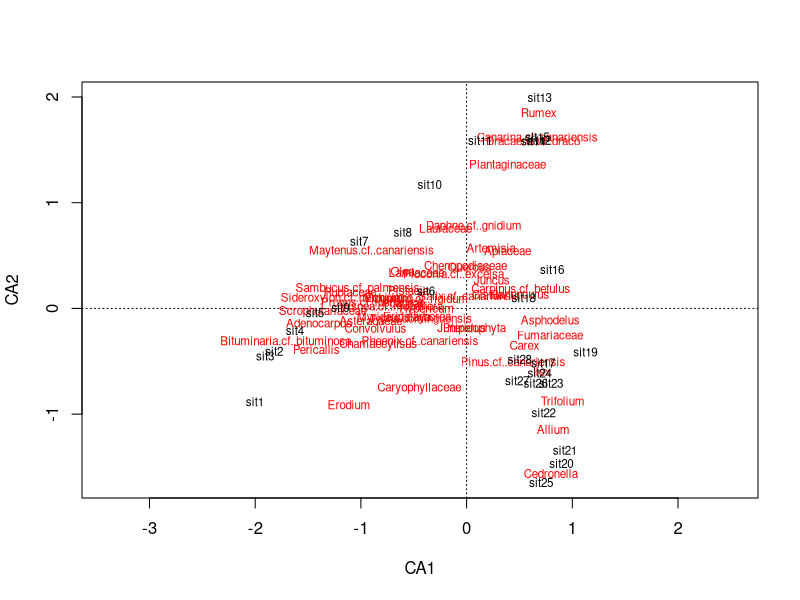
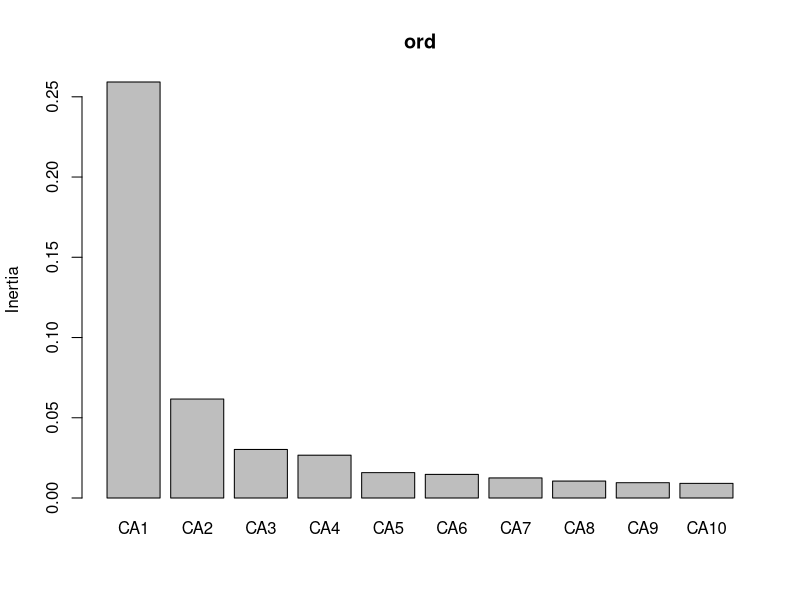
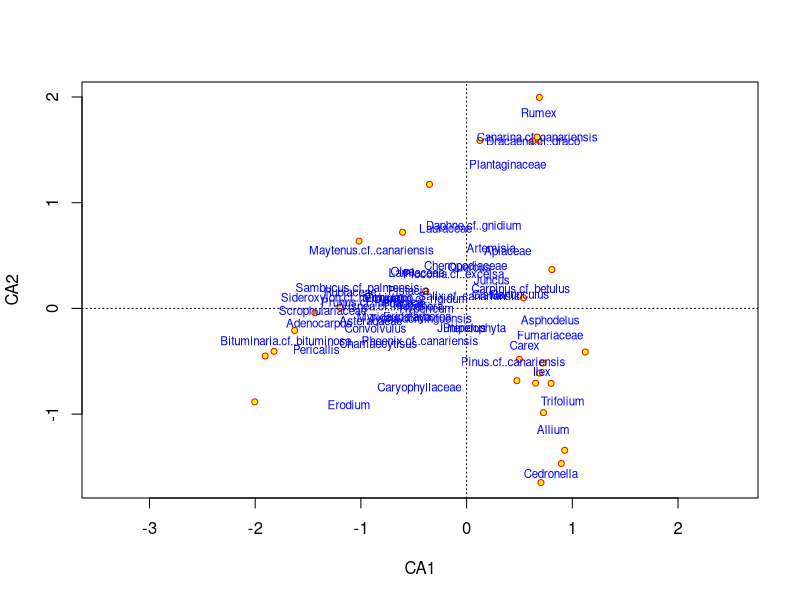
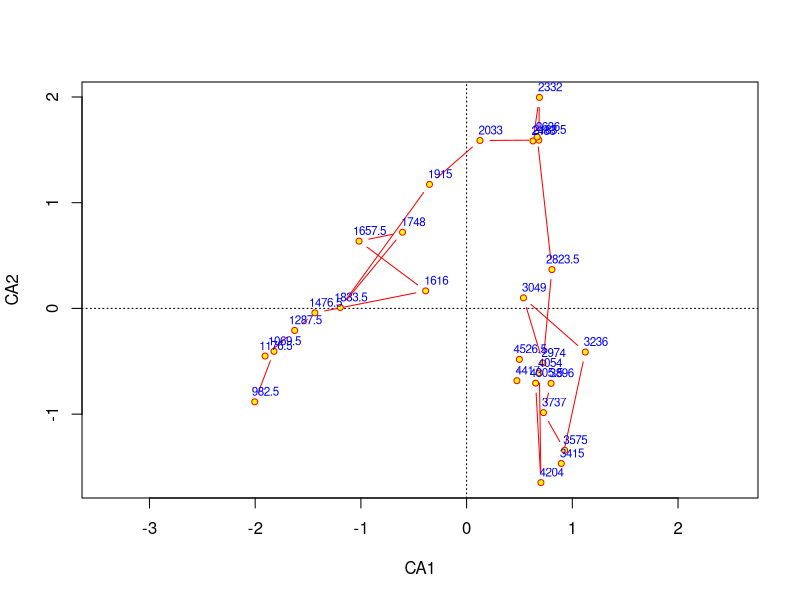
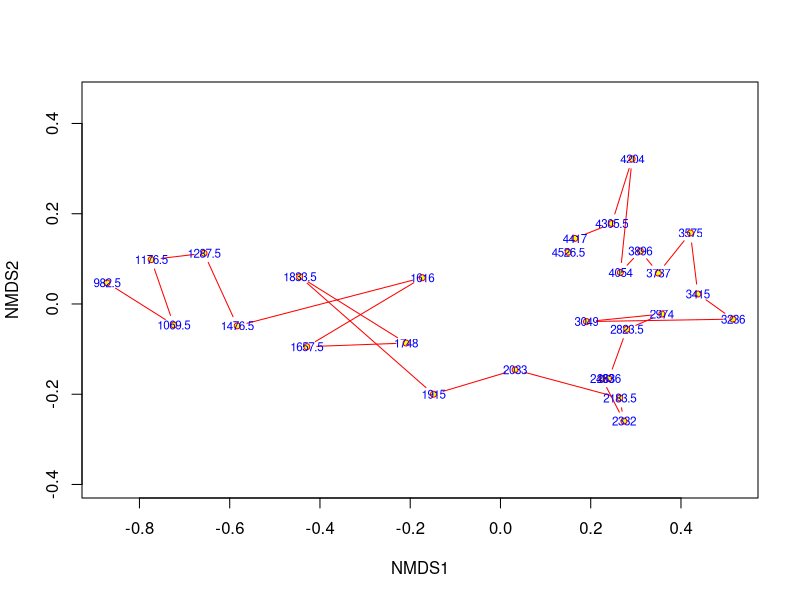
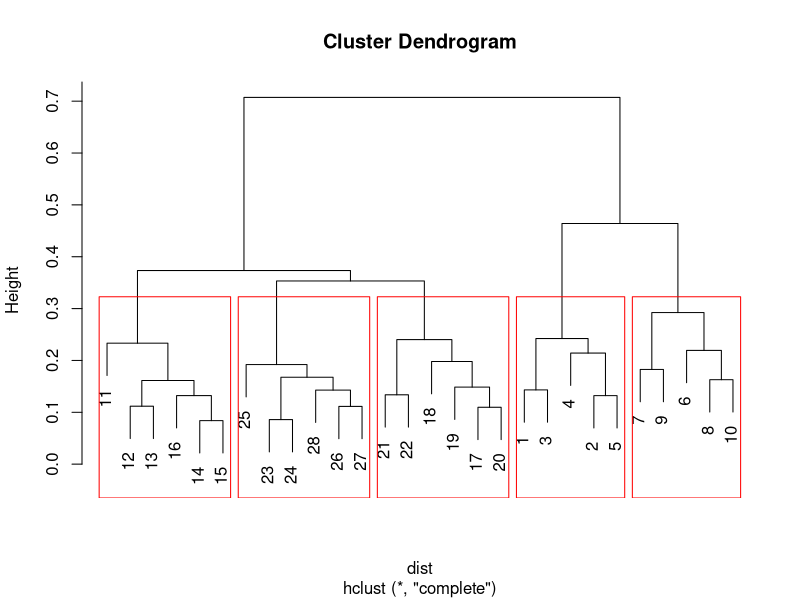

Here is the R script that generated these plots, in order:
## ---- chunk 1
library(here)
## ---- chunk 2
dat <- read.csv2(here("Data", "Tenerife.csv"))
age <- dat$age # sample ages 
species <- dat[, 2:ncol(dat)] # pollen "species" (taxa) 
rm(dat)

head(species)
## ---- chunk 3
# Your solution:

## ---- chunk 4
# Your solution:
# install.packages("analogue")
# library(analogue)
# Stratiplot()
## ---- chunk 5
ord<-vegan::cca(species)
plot(ord)
## ---- chunk 6
summary(ord)
## ---- chunk 7
screeplot(ord)
## ---- chunk 8
plot(ord, type = "n")
points(ord, display = "sites", cex = 0.8, pch=21, col="red", bg="yellow")
text(ord, display = "species", cex=0.7, col="blue")
## ---- chunk 9
CA1<-ord$CA$u[,1] # coordinates of first axis
CA2<-ord$CA$u[,2] # coordinates of second axis

# Plot adding the ages
plot(ord, type = "n")  # make empty plot
points(ord, display = "sites", cex = 0.8, pch=21, col="red", bg="yellow",type="b")
text(x=CA1+0.1,y=CA2+0.1, cex=0.7,labels=age, col="blue")
## ---- chunk 10
# Your solution:

## ---- chunk 11
# Your solution:

## ---- chunk 12
head(species) # community matrix
dist<-vegan::vegdist(species)
head(dist) # distance object
## ---- chunk 13
nmds<-vegan::metaMDS(dist,  trace = TRUE) # runs the NMDS

nmds$points # extract coordinates

# NMDS 2D figure:
plot(nmds, type = "n")
points(nmds, display = "sites", cex = 0.8, pch=21, col="red", bg="yellow",type="b")
text(nmds, labels = age, cex=0.7, col="blue")
## ---- chunk 14
tree<-hclust(dist,method = "complete") # classification

plot(tree) 

rect.hclust(tree, 5, border="red") # cut the tree forming 5 classes

# try other methods and vary the number of classes:

## ---- chunk 15
# Your solution:

## ---- chunk 16
# Your solution:
